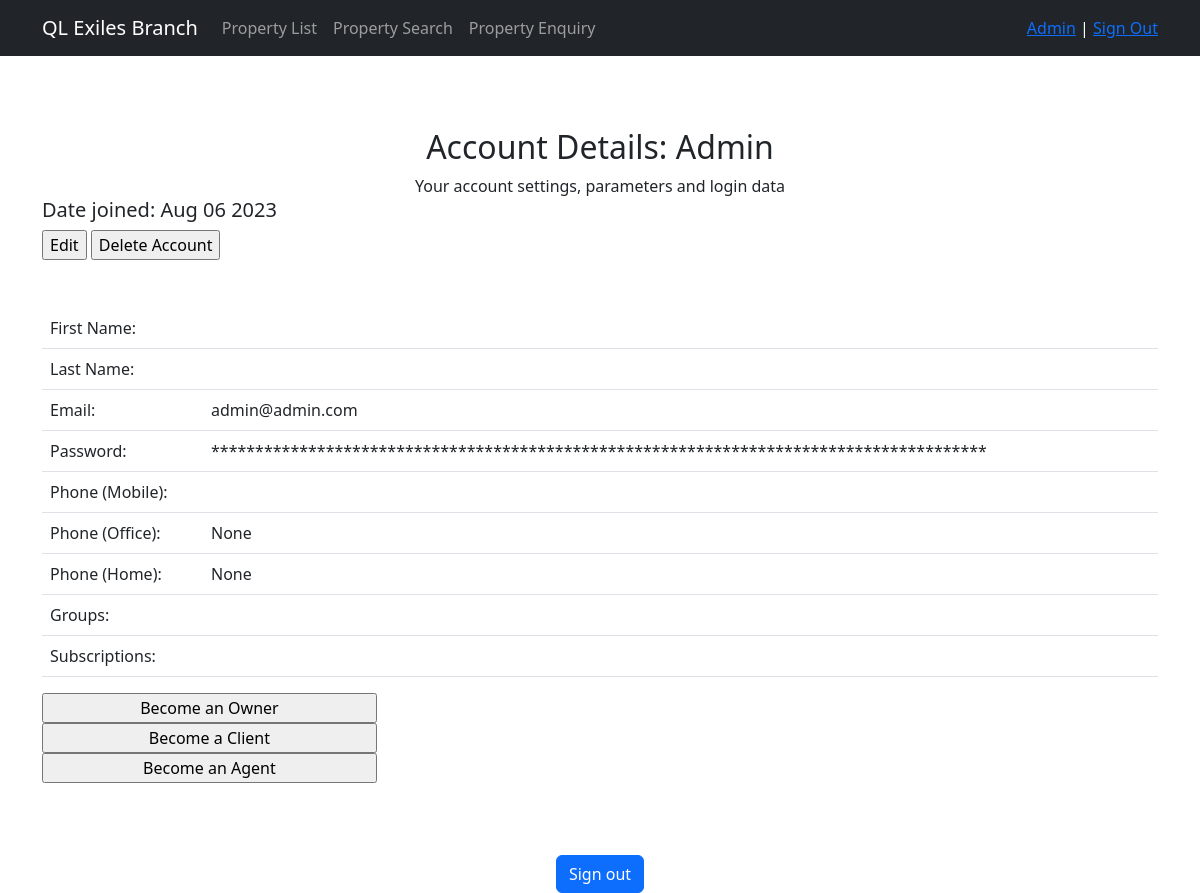
The app's page /users/my_account/ (signed in), older data.
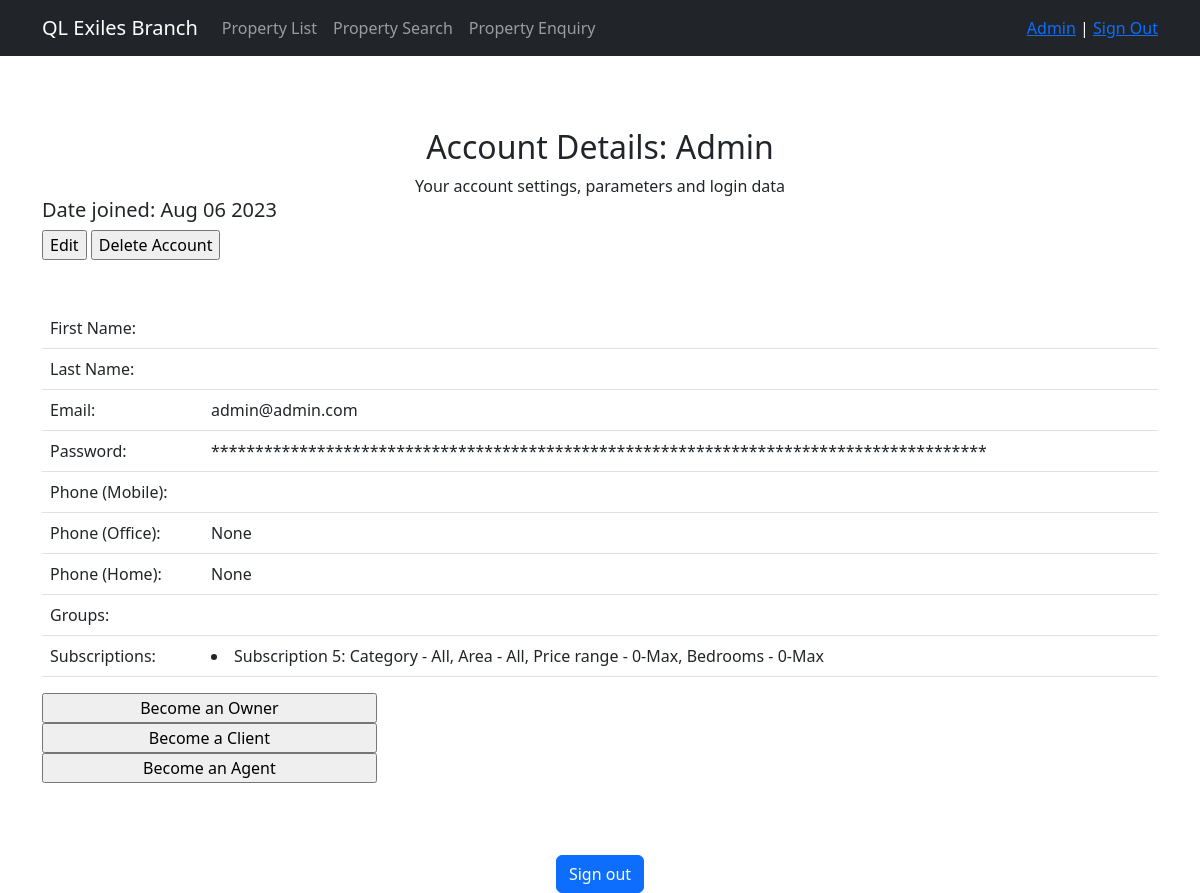
The same page, newer data.
### users/models.py (models this page shows)
class Subscriptions(models.Model):
    sub_category = models.CharField(max_length=2, choices=PROP_DIVISION_CHOICES, default="QL", null=True)
    sub_area = models.CharField(max_length=15, choices=AREAS_CHOICES, null=True)
    sub_min_price = models.IntegerField(default=0)
    sub_max_price = models.IntegerField(null=True)
    sub_min_bedrooms = models.IntegerField(default=0)
    sub_max_bedrooms = models.IntegerField(null=True)
    def __str__(self):
        return f'Subscription {self.id}: Category - {PROP_DIVISION_REFERENCE[self.sub_category or "All"]}, Area - {self.sub_area or "All"}, ' \
               f'Price range - {self.sub_min_price}-{self.sub_max_price or "Max"}, ' \
               f'Bedrooms - {self.sub_min_bedrooms}-{self.sub_max_bedrooms or "Max"}'

### users/views.py (the view)
# urls.py: path('my_account/', AccountDetailView.as_view(), name='account_details'),
class AccountDetailView(UserPassesTestMixin, DetailView):
    model = CustomUser
    template_name = 'account_details.html'
    context_object_name = 'account_details'
    @method_decorator(login_required)
    def dispatch(self, *args, **kwargs):
        return super().dispatch(*args, **kwargs)
    def test_func(self):
        return self.request.user == self.get_object()
    def get_object(self):
        return self.request.user
    def get_context_data(self, **kwargs):
        context = super().get_context_data(**kwargs)
        account_instance = self.object
        groups = account_instance.groups.all()
        subscriptions = account_instance.subscriptions.all()
        context['groups'] = groups
        context['subscriptions'] = subscriptions
        context['is_not_agent'] = not self.request.user.groups.filter(name='agents').exists()
        context['is_not_owner'] = not self.request.user.groups.filter(name='owners').exists()
        context['is_not_client'] = not self.request.user.groups.filter(name='clients').exists()
        context['is_not_manager'] = not self.request.user.groups.filter(name='managers').exists()
        return context

### properties/templatetags/custom_filters.py (called while the page is built)
@register.filter(name="hide_pass")
def hide_pass(value: str):
    return '*' * len(value)

@register.filter(name="cap_case")
def cap_case(value: str):
    return value.capitalize()

### templates/account_details.html
{% extends 'flatpages/default.html' %}
{% load custom_filters %}
{% load custom_tags %}
{% block content %}
<br><br><br>
<h2>Account Details: {{request.user.username | cap_case}}</h2>
<div> Your account settings, parameters and login data </div>
    <h5 align="left"> Date joined: {{ account_details.date_joined|date:'M d Y'  }}</h5>
    <form action="" align = "left">
        <input type="button" value="Edit">
        <input type="button" value="Delete Account">
    </form>
<br>
<br>
        <table style="width:100%" class="table">
            <tr>
                <td align="left">First Name:</td>
                <td align="left">{{ account_details.first_name }}</td>
            </tr>
            <tr>
                <td align="left"> Last Name: </td>
                <td align="left">{{ account_details.last_name }}</td>
            </tr>
            <tr>
                <td align="left"> Email: </td>
                <td align="left">{{ account_details.email }}</td>
            </tr>
            <tr>
                <td align="left">Password:</td>
                <td align="left">{{ account_details.password | hide_pass }}</td>
            </tr>
            <tr>
                <td align="left">Phone (Mobile):</td>
                <td align="left">{{ account_details.phone_1 }}</td>
            </tr>
            <tr>
                <td align="left">Phone (Office):</td>
                <td align="left">{{ account_details.phone_2 }}</td>
            </tr>
            <tr>
                <td align="left">Phone (Home):</td>
                <td align="left">{{ account_details.phone_3 }}</td>
            </tr>
            <tr>
                {% if account_details.groups  %}
                <td align="left">Groups:</td>
                <td align="left">{% for group in groups %} <li> {{ group.name | cap_case }} {% endfor %}</td>
                {% endif %}
            </tr>
            <tr>
                {% if account_details.subscriptions  %}
                <td align="left">Subscriptions:</td>
                <td align="left">{% for subscript in subscriptions %} <li> {{ subscript }} {% endfor %}</td>
                {% endif %}
            </tr>
        </table>
 <form action=""  align="left">
            {% if is_not_owner %}
                <input type="button"  value="Become an Owner" onclick="window.location.href='/users/become_owner/';" style="width:30%"/> <br>
            {% endif %}
            {% if is_not_client %}
                <input type="button"  value="Become a Client" onclick="window.location.href='/users/become_client/';" style="width:30%"/><br>
            {% endif %}
            {% if is_not_agent %}
                <input type="button"  value="Become an Agent" onclick="window.location.href='/users/become_agent/';" style="width:30%"/><br>
            {% endif %}
   </form>
<br><br><br>
<a href="{% url 'account_logout' %}" class="btn btn-primary">Sign out</a>
{% endblock %}

Row changes from the older to the newer data that the page shows:
added Subscriptions: id+sub_category+sub_area "Subscription 5: Category - All, Area - All, Price range - 0-Max, Bedrooms - 0-Max"
